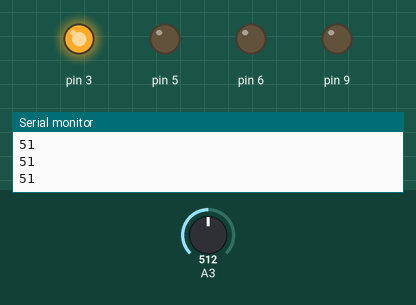
This sketch was run on a simulated Arduino Uno, built with avr-gcc and run on an emulated ATmega328P. On the bench: output pins drawn as LEDs (lit = HIGH), the last lines printed to the serial monitor. Inputs (shaded band) come from the test bench; at power-on: A3 = 512.

Above: at 1.2 s.
1.3 s: A3 set to 655
2.8 s: A3 set to 673
At 3.7 s:
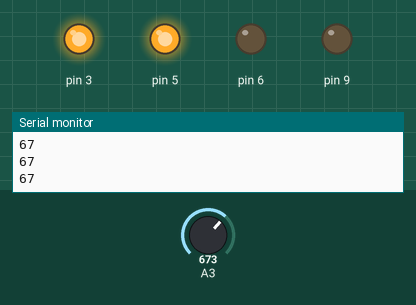
4.3 s: A3 set to 793
5.8 s: A3 set to 803
At 6.2 s:
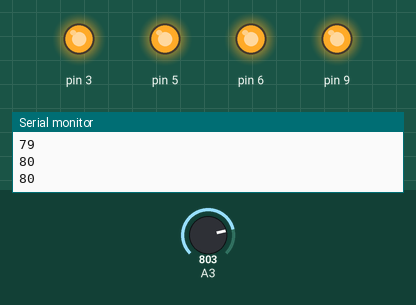
7.3 s: A3 set to 900
At 8.6 s:
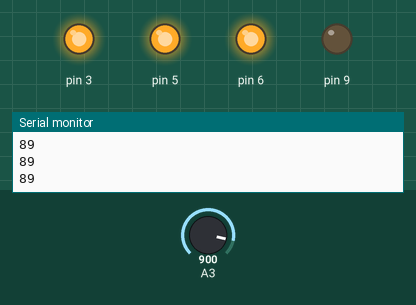
8.9 s: A3 set to 944
10.4 s: A3 set to 964
At 11.1 s:
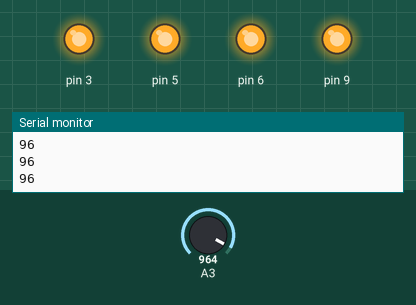
Timing chart, 0 to 12.9 s (numbered marks = the images above; inputs shaded):
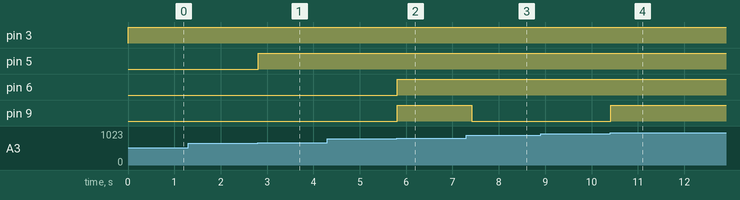

The sketch:

sketch_may31c_light_sensor.ino
```cpp
void setup() {
  // put your setup code here, to run once:
//analogRead(a3);
Serial.begin(9600);
pinMode(3,OUTPUT);
pinMode(5,OUTPUT);
pinMode(6,OUTPUT);
pinMode(9,OUTPUT);


}

void loop() {
  // put your main code here, to run repeatedly

    int i= analogRead(A3);
    i=map(i,0,1023,0,102);
    Serial.println(i);
    if( i<=65)
    {
      digitalWrite(3,i);
      digitalWrite(5,0);
      digitalWrite(6,0);
      digitalWrite(9,0);
      delay(200);
    }
    else if(i>65&&i<80)
    {
      digitalWrite(3,i);
      digitalWrite(5,i);
      digitalWrite(6,0);
      digitalWrite(9,0);
      delay(200);
    }
    else if (i>80&&i<95)
    {
        digitalWrite(3,i);
      digitalWrite(5,i);
      digitalWrite(6,i);
      digitalWrite(9,0);
      delay(200);
    }
    else
    {
      digitalWrite(3,i);
      digitalWrite(5,i);
      digitalWrite(6,i);
      digitalWrite(9,i);
      delay(200);
    }

}
```

Measured:
- the behaviour switches between 661 and 662 on A3 (found by bisection; images 0 and 1)
- the behaviour switches between 802 and 803 on A3 (found by bisection; images 1 and 2)
- the behaviour switches between 952 and 953 on A3 (found by bisection; images 3 and 4)
- after the input at 2.8 s, pin 5: LOW → HIGH at once
- after the input at 5.8 s, pin 6, pin 9: LOW → HIGH at once
- after the input at 7.3 s, pin 9: HIGH → LOW after 0.11 s
- after the input at 10.4 s, pin 9: LOW → HIGH at once
